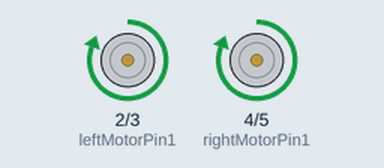
This sketch was run on a simulated Arduino Uno, built with avr-gcc and run on an emulated ATmega328P. Parts: motor-driver pin pairs drawn as motors (green arrow = first pin HIGH = forward, orange = second pin HIGH = backward, longer = more drive).

Above: at 0.1 s.
At 74.1 s:
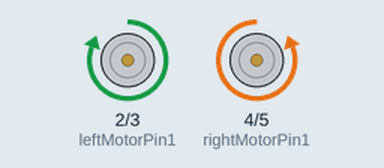
At 118.1 s:
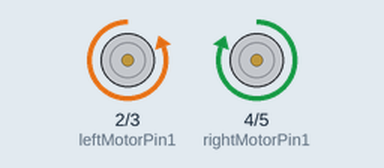
Timing chart, 0 to 129.5 s (numbered marks = the images above):
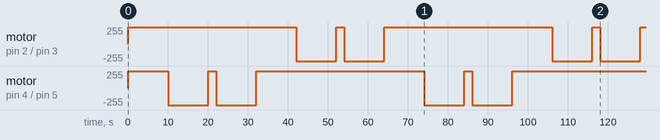

The sketch:

robotmovement.ino
```cpp
// Define pins for motor control
const int leftMotorPin1 = 2;  // Left motor H-bridge input 1
const int leftMotorPin2 = 3;  // Left motor H-bridge input 2
const int rightMotorPin1 = 4; // Right motor H-bridge input 1
const int rightMotorPin2 = 5; // Right motor H-bridge input 2

void setup() {
  // Set motor control pins as output
  pinMode(leftMotorPin1, OUTPUT);
  pinMode(leftMotorPin2, OUTPUT);
  pinMode(rightMotorPin1, OUTPUT);
  pinMode(rightMotorPin2, OUTPUT);

  // Initialize serial communication
  Serial.begin(9600);
}

void loop() {
  // Move forward for 1 meter
  moveForward();
  delay(10000); // Adjust this delay according to your robot's speed

  // Turn right
  turnRight();
  delay(10000); // Adjust this delay for turning duration

  // Move forward a bit
  moveForward();
  delay(2000); // Adjust this delay according to your robot's speed and distance

  // Turn right again
  turnRight();
  delay(10000); // Adjust this delay for turning duration

  // Move forward
  moveForward();
  delay(10000); // Adjust this delay according to your robot's speed

  // Turn left
  turnLeft();
  delay(10000); // Adjust this delay for turning duration

  // Move forward a bit
  moveForward();
  delay(2000); // Adjust this delay according to your robot's speed and distance

  // Turn left again
  turnLeft();
  delay(10000); // Adjust this delay for turning duration
}

// Function to move the robot forward
void moveForward() {
  // Left motors
  digitalWrite(leftMotorPin1, HIGH);
  digitalWrite(leftMotorPin2, LOW);

  // Right motors
  digitalWrite(rightMotorPin1, HIGH);
  digitalWrite(rightMotorPin2, LOW);
}

// Function to turn the robot right
void turnRight() {
  // Left motors
  digitalWrite(leftMotorPin1, HIGH);
  digitalWrite(leftMotorPin2, LOW);

  // Right motors
  digitalWrite(rightMotorPin1, LOW);
  digitalWrite(rightMotorPin2, HIGH);
}

// Function to turn the robot left
void turnLeft() {
  // Left motors
  digitalWrite(leftMotorPin1, LOW);
  digitalWrite(leftMotorPin2, HIGH);

  // Right motors
  digitalWrite(rightMotorPin1, HIGH);
  digitalWrite(rightMotorPin2, LOW);
}
```

Measured:
- by itself, motor on pin 2 (leftMotorPin1) / pin 3 (leftMotorPin2): stopped → forward 255/255 at 0.00 s, → backward 255/255 42.0 s later, → forward 255/255 10.0 s later, → backward 255/255 2.0 s later, … (9 changes in this stretch)
- by itself, motor on pin 4 (rightMotorPin1) / pin 5 (rightMotorPin2): stopped → forward 255/255 at 0.00 s, → backward 255/255 10.0 s later, → forward 255/255 10.0 s later, → backward 255/255 2.0 s later, … (9 changes in this stretch)
